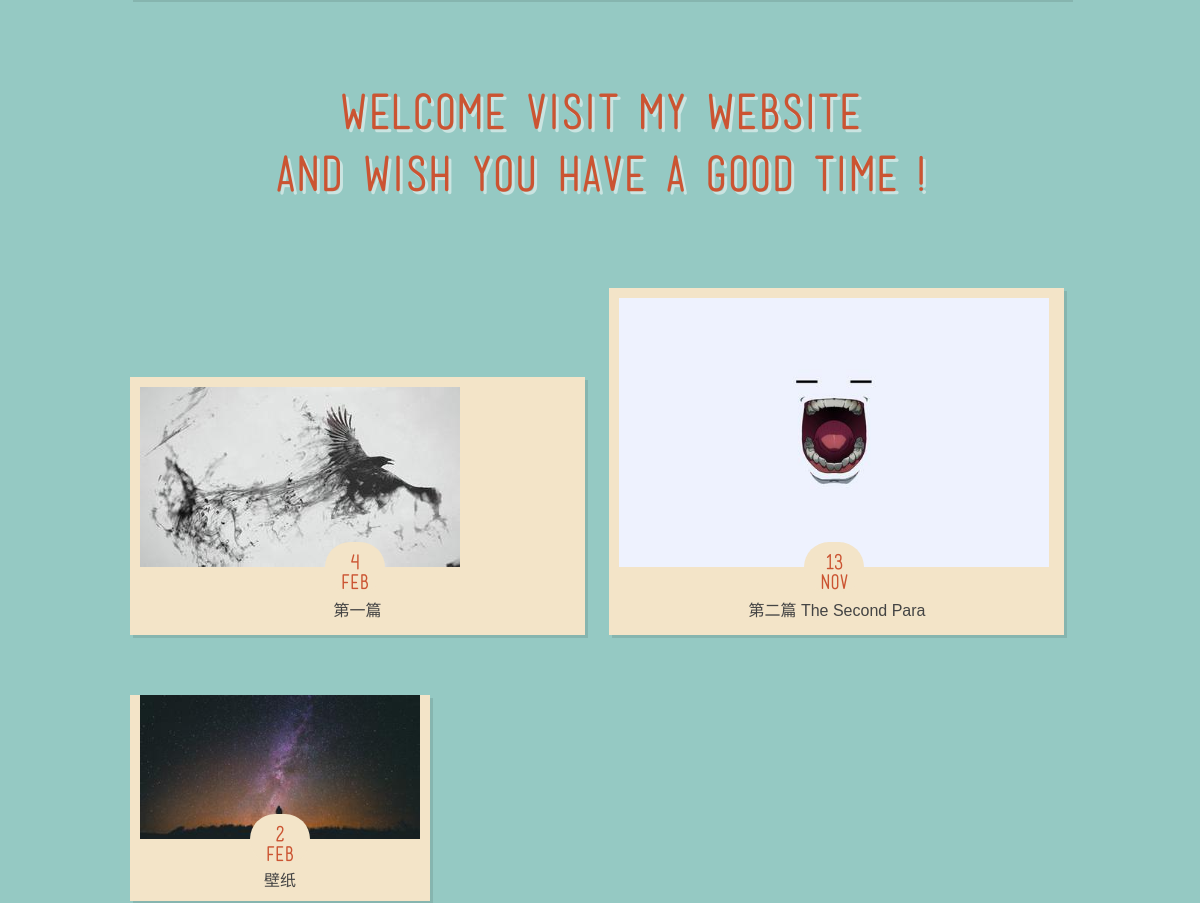
The app's page / (middle part), older data.
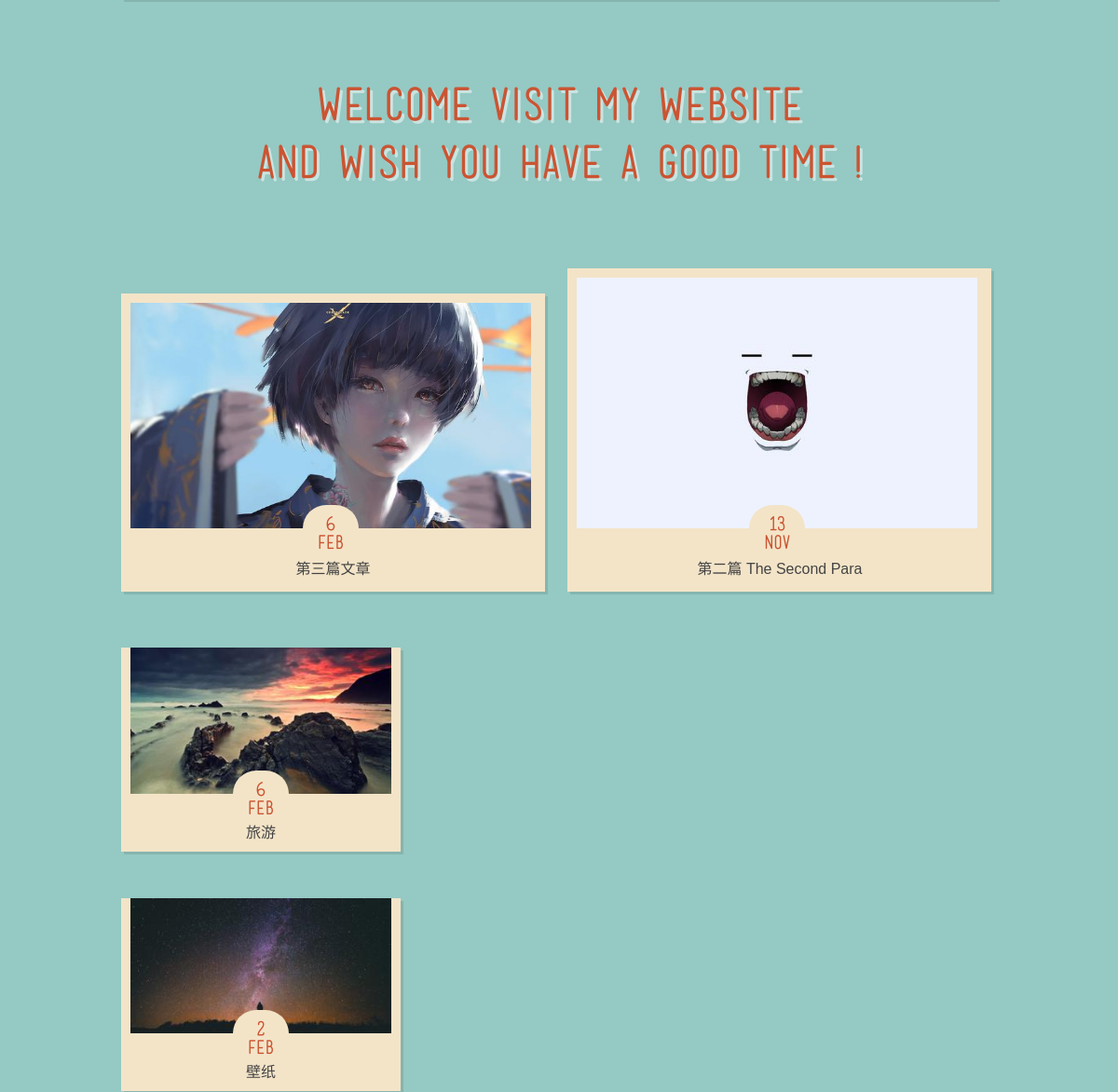
The same page, newer data.
### blog/models.py (models this page shows, shortened)
class PostModel(models.Model):
    title = models.CharField(max_length=70)
    body = models.TextField()
    image = ThumbnailImageField(upload_to='./article/')
    time = models.DateTimeField()
    excerpt = models.CharField(max_length=200, blank=True)
    category = models.ForeignKey(CategoryModel, on_delete=models.SET_NULL, null=True)
    tags = models.ManyToManyField(TagModel, blank=True)
    views = models.IntegerField(default=0)
    author = models.ForeignKey(User, on_delete=models.SET_NULL, null=True)
    def get_time(self):
        return self.time.strftime("%b")
    def get_absolute_url(self):
        return reverse('blog:detail', kwargs={'pk': self.pk})
    class Meta:
        ordering = ['-time']

### gallery/models.py (models this page shows, shortened)
class GalleryModel(models.Model):
    title = models.CharField(max_length=100)
    description = models.TextField()
    time = models.DateTimeField()
    category = models.ForeignKey(CategoryModel, on_delete=models.SET_NULL, null=True)
    author = models.ForeignKey(User,on_delete=models.SET_NULL, null=True)
    class Meta:
        ordering = ['-time']
    def get_month(self):
        return self.time.strftime("%b")
    def get_absolute_url(self):
        return reverse('gallery:project', kwargs={'pk': self.pk})

### blog/views.py (the view)
# urls.py: path(r'', views.IndexView.as_view(), name='index'),
class IndexView(ListView):
    model = PostModel
    template_name = 'blog/index.html'
    context_object_name = 'post_list'
    def get_context_data(self, **kwargs):
        context = super(IndexView, self).get_context_data(**kwargs)
        gallery_list = GalleryModel.objects.all().order_by('-time')[:3]
        context.update({'gallery_list': gallery_list})
        return context

### blog/files_handle.py (called while the page is built)
def _add_thumb(s):
    parts = s.split(".")
    parts.insert(-1, "thumb")
    if parts[-1].lower() not in ['jpeg', 'jpg']:
        parts[-1] = 'jpg'
    return ".".join(parts)

    def _get_thumb_url(self):
        return _add_thumb(self.url)

### gallery/files_handle.py (called while the page is built)
def _add_thumb(s):
    parts = s.split(".")
    parts.insert(-1, "thumb")
    if parts[-1].lower() not in ['jpeg', 'jpg']:
        parts[-1] = 'jpg'
    return ".".join(parts)

    def _get_thumb_url(self):
        return _add_thumb(self.url)

### templates/blog/index.html (shortened to what this page needs)
﻿{% extends "blog/base_generic.html" %}
{% load staticfiles %}
{% block content %}
    <div role="main" id="main">
        <div class="wrapper">
            <div class="headline">
               <br>  Welcome visit my website <br>and wish you have a good time !<br><br>
            </div>
            <ul class="feature-2 row" style="position: relative">
                {% for post in post_list|slice:":2"  %}
                    <li>
                        <a href="{{ post.get_absolute_url }}" class="thumb"><img src="{{ post.image.thumb_url }}"
                                                                                 alt=""/>
                            <div class="date"><span class="d">{{ post.time.day }}</span><span
                                    class="m">{{ post.get_time }}</span></div>
                        </a>
                        <div class="caption">{{ post.title }}</div>
                    </li>
                {% endfor %}
            </ul>
            <ul id="filter-container-feature" class="feature">
                {% for gallery in gallery_list %}
                    <li>
                        <a href="{{ gallery.get_absolute_url }}" class="thumb"><img
                                src="{{ gallery.imagemodel_set.all.0.image.thumb_url }}" alt=""/>
                            <div class="date"><span class="d">{{ gallery.time.day }}</span><span
                                    class="m">{{ gallery.get_month }}</span></div>
                        </a>
                        <div class="caption">{{ gallery.title }}</div>
                    </li>
                {% endfor %}
            </ul>
        </div>
    </div>
{% endblock %}

Row changes from the older to the newer data that the page shows:
removed PostModel: shows a picture, time.day "4", get_time "Feb", title "第一篇"
added PostModel: shows a picture, time.day "6", get_time "Feb", title "第三篇文章"
added GalleryModel: shows a picture, time.day "6", get_month "Feb", title "旅游"
